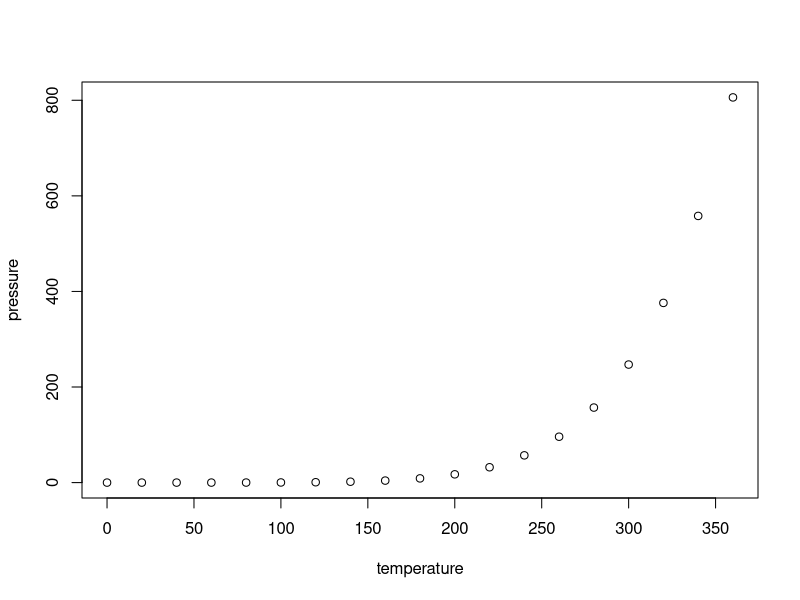
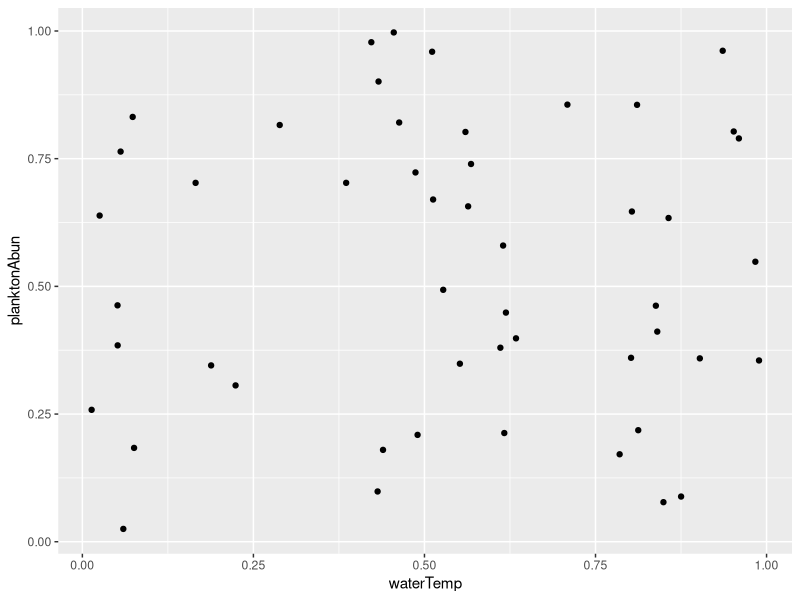
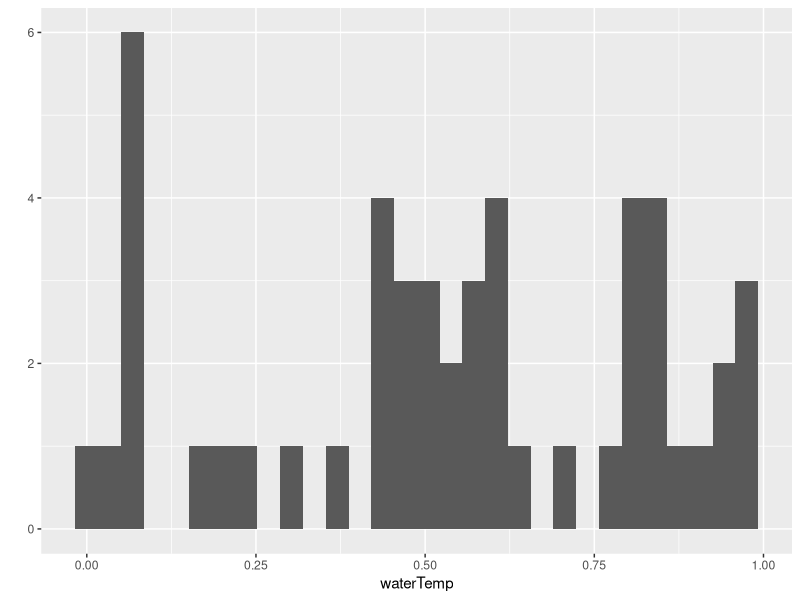

Reproduce these figures in R, in order.
## ---- chunk 1
knitr::opts_chunk$set(echo = TRUE) # This sets up echo/eval options GLOBALLY for all chunks in the rest of the file. Can override this default by specifying echo/eval in subsequent chunks.
## ---- chunk 2
summary(cars)
## ---- chunk 3
plot(pressure)
## ---- chunk 4
library(ggplot2)
waterTemp<-runif(50)
planktonAbun<-runif(50)
qplot(x=waterTemp,y=planktonAbun) # qplot, unlike the ggplot function, does not require a dataframe
# print(waterTemp)
# head(waterTemp) # head() returns the first 6 entries in a vector to give you a peak at the contents
## ---- chunk 5
qplot(x=waterTemp) # Without a y value, qplot produces a histogram of your data.
